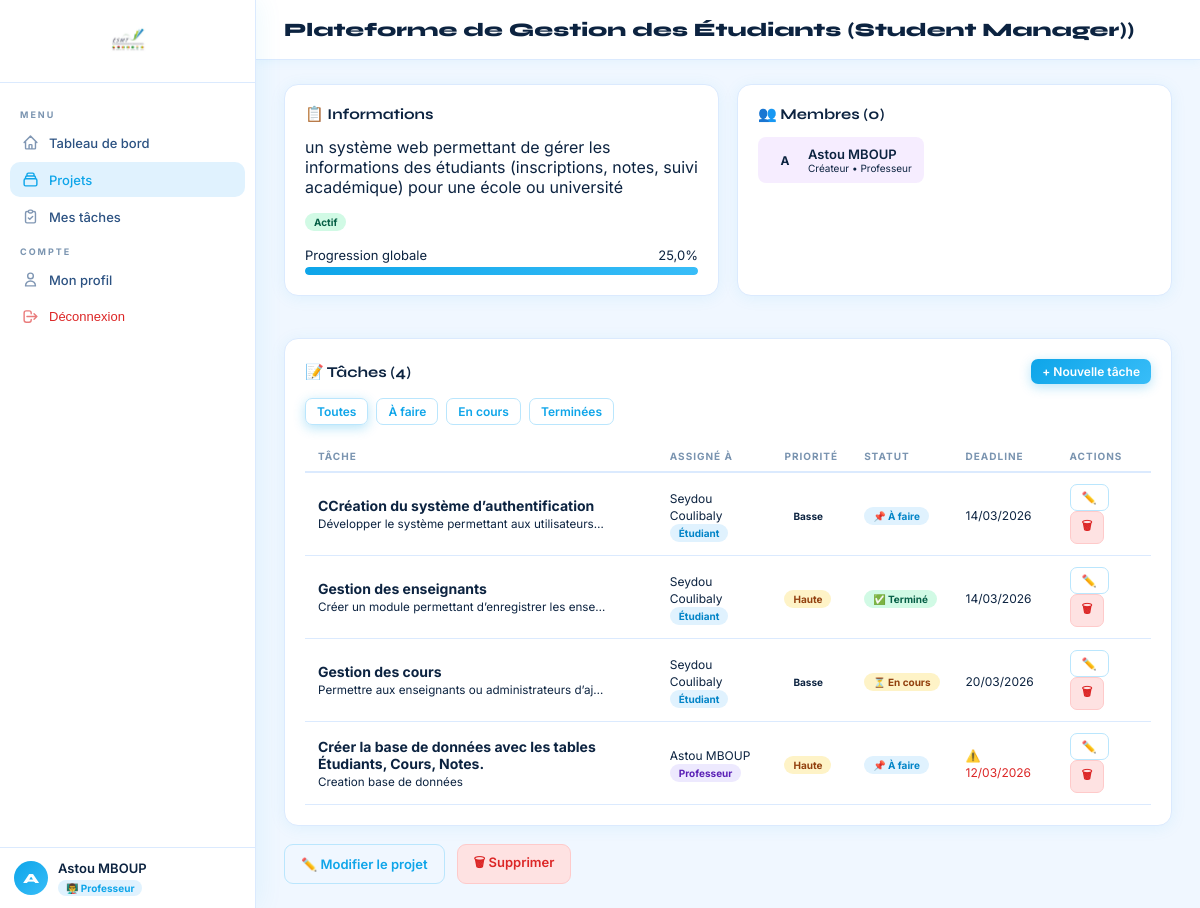
Before: /projects/1/ (signed in) with the older database file.
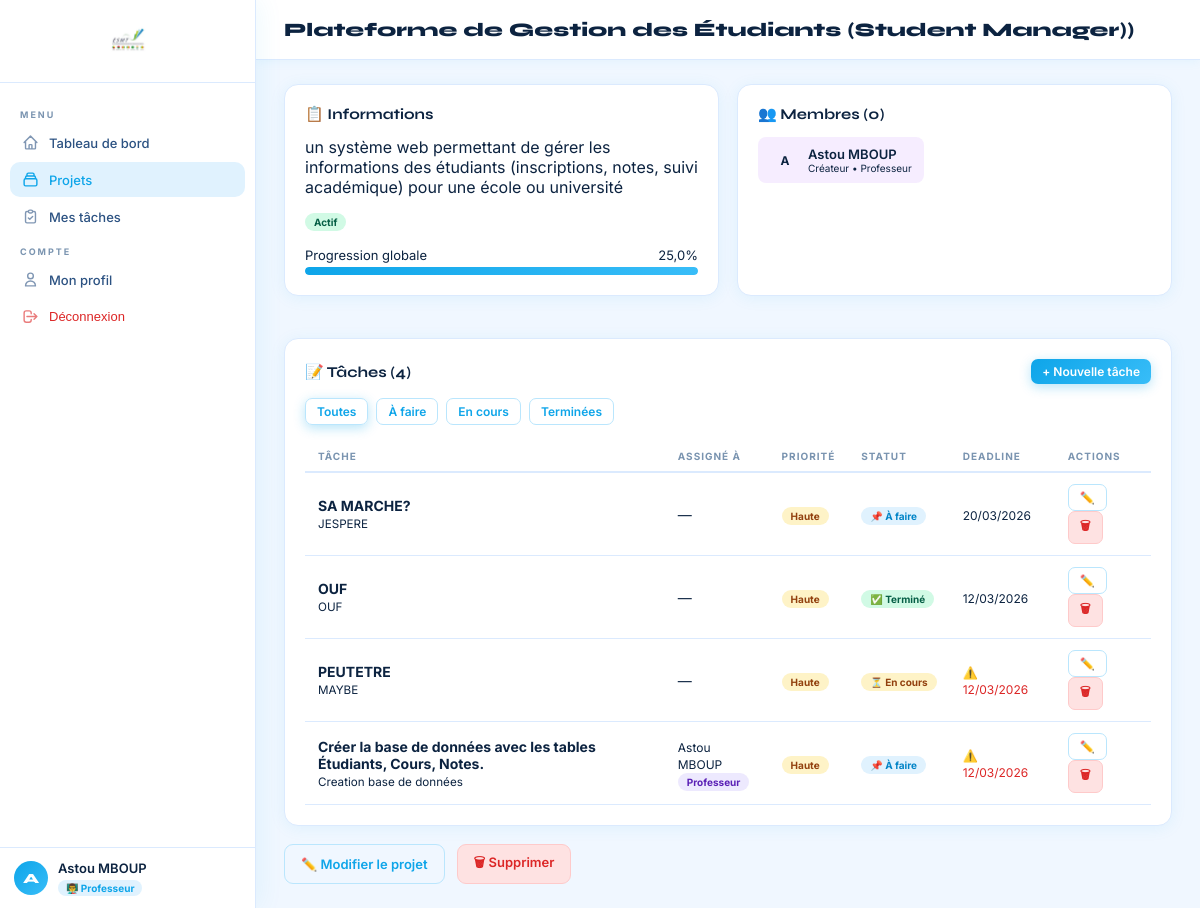
After: the same page with the newer database file.
### tasks/models.py (models this page shows, shortened)
class Task(models.Model):
    STATUS_CHOICES = [
        ('a_faire', 'À faire'),
        ('en_cours', 'En cours'),
        ('termine', 'Terminé'),
    ]
    PRIORITY_CHOICES = [
        ('basse', 'Basse'),
        ('moyenne', 'Moyenne'),
        ('haute', 'Haute'),
    ]
    project = models.ForeignKey(Project, on_delete=models.CASCADE, related_name='tasks')
    title = models.CharField(max_length=200)
    description = models.TextField(blank=True)
    deadline = models.DateTimeField()
    status = models.CharField(max_length=20, choices=STATUS_CHOICES, default='a_faire')
    priority = models.CharField(max_length=10, choices=PRIORITY_CHOICES, default='moyenne')
    assigned_to = models.ForeignKey(
        User, on_delete=models.SET_NULL, null=True, blank=True,
        related_name='assigned_tasks'
    )
    created_by = models.ForeignKey(User, on_delete=models.CASCADE, related_name='created_tasks')
    created_at = models.DateTimeField(auto_now_add=True)
    updated_at = models.DateTimeField(auto_now=True)
    completed_at = models.DateTimeField(null=True, blank=True)
    class Meta:
        verbose_name = 'Tâche'
        verbose_name_plural = 'Tâches'
        ordering = ['-created_at']
    @property
    def is_overdue(self):
        from django.utils import timezone
        if not self.deadline:
            return False
        return self.status != 'termine' and self.deadline < timezone.now()

### users/models.py (models this page shows, shortened)
class User(AbstractUser):
    ROLE_ETUDIANT = 'etudiant'
    ROLE_PROFESSEUR = 'professeur'
    ROLE_CHOICES = [
        (ROLE_ETUDIANT, 'Étudiant'),
        (ROLE_PROFESSEUR, 'Professeur'),
    ]
    role = models.CharField(max_length=20, choices=ROLE_CHOICES, default=ROLE_ETUDIANT)
    avatar = models.ImageField(upload_to='avatars/', null=True, blank=True)
    bio = models.TextField(blank=True)
    class Meta:
        verbose_name = 'Utilisateur'
        verbose_name_plural = 'Utilisateurs'
    @property
    def is_professeur(self):
        return self.role == self.ROLE_PROFESSEUR

### projects/views.py (the view)
# urls.py: path('<int:pk>/', views.project_detail_view, name='project-detail'),
@login_required
def project_detail_view(request, pk):
    project = get_object_or_404(Project, pk=pk)
    if not project.can_access(request.user):
        messages.error(request, "Accès refusé.")
        return redirect('project-list')
    tasks = project.tasks.select_related('assigned_to').order_by('-created_at')
    return render(request, 'projects/detail.html', {'project': project, 'tasks': tasks})

### projects/models.py (called while the page is built)
    def is_creator(self, user):
        return self.creator == user

    def can_access(self, user):
        return self.is_creator(user) or self.is_member(user)

    def get_completion_rate(self):
        total = self.tasks.count()
        if total == 0:
            return 0
        completed = self.tasks.filter(status='termine').count()
        return round((completed / total) * 100, 1)

### templates/projects/detail.html (shortened to what the changed rows need)
{% extends 'base.html' %}
{% block content %}
<div class="card">
  {% if tasks %}
  <table>
    <thead><tr><th>Tâche</th><th>Assigné à</th><th>Priorité</th><th>Statut</th><th>Deadline</th><th>Actions</th></tr></thead>
    <tbody>
      {% for task in tasks %}
      <tr>
        <td><strong>{{ task.title }}</strong><br><small style="color:var(--text-muted);">{{ task.description|truncatechars:50 }}</small></td>
        <td>
          {% if task.assigned_to %}
          <span style="font-size:12px;">{{ task.assigned_to.get_full_name|default:task.assigned_to.username }}</span><br>
          <span class="badge {% if task.assigned_to.is_professeur %}badge-purple{% else %}badge-info{% endif %}" style="font-size:10px;">{{ task.assigned_to.get_role_display }}</span>
          {% else %}<span style="color:var(--text-muted);">—</span>{% endif %}
        </td>
        <td>
          {% if task.priority == 'urgente' %}<span class="badge badge-danger">Urgente</span>
          {% elif task.priority == 'haute' %}<span class="badge badge-warning">Haute</span>
          {% elif task.priority == 'normale' %}<span class="badge badge-info">Normale</span>
          {% else %}<span class="badge">Basse</span>{% endif %}
        </td>
        <td>
          {% if task.status == 'termine' %}<span class="badge badge-success">✅ Terminé</span>
          {% elif task.status == 'en_cours' %}<span class="badge badge-warning">⏳ En cours</span>
          {% else %}<span class="badge badge-info">📌 À faire</span>{% endif %}
        </td>
        <td>
          {% if task.deadline %}
            {% if task.is_overdue %}<span style="color:var(--danger);font-size:12px;">⚠️ {{ task.deadline|date:"d/m/Y" }}</span>
            {% else %}<span style="font-size:12px;">{{ task.deadline|date:"d/m/Y" }}</span>{% endif %}
          {% else %}<span style="color:var(--text-muted);">—</span>{% endif %}
        </td>
        <td>
          {% if project.creator == request.user or task.assigned_to == request.user %}
          <a href="{% url 'task-edit' task.pk %}" class="btn btn-outline btn-sm">✏️</a>
          {% endif %}
          {% if project.creator == request.user %}
          <a href="{% url 'task-delete' task.pk %}" class="btn btn-danger btn-sm">🗑</a>
          {% endif %}
        </td>
      </tr>
      {% endfor %}
    </tbody>
  </table>
  {% endif %}
</div>
{% endblock %}

Changed rows visible on the page:
changed Task: title "CCréation du système d’authentification" → "SA MARCHE?"; description "Développer le système permettant aux utilisateurs…" → "JESPERE"; deadline "14/03/2026" → "20/03/2026"; assigned_to.get_full_name "Seydou Coulibaly" → (not shown); assigned_to.role "Étudiant" → (not shown); now shows "—"; priority "Basse" → "Haute"
changed Task: title "Gestion des enseignants" → "OUF"; description "Créer un module permettant d’enregistrer les ense…" → "OUF"; deadline "14/03/2026" → "12/03/2026"; assigned_to.get_full_name "Seydou Coulibaly" → (not shown); assigned_to.role "Étudiant" → (not shown); now shows "—"
changed Task: title "Gestion des cours" → "PEUTETRE"; description "Permettre aux enseignants ou administrateurs d’aj…" → "MAYBE"; assigned_to_id 3 → empty (drawn); assigned_to.get_full_name "Seydou Coulibaly" → (not shown); assigned_to.role "Étudiant" → (not shown); deadline "20/03/2026" → "12/03/2026"; priority "Basse" → "Haute"
